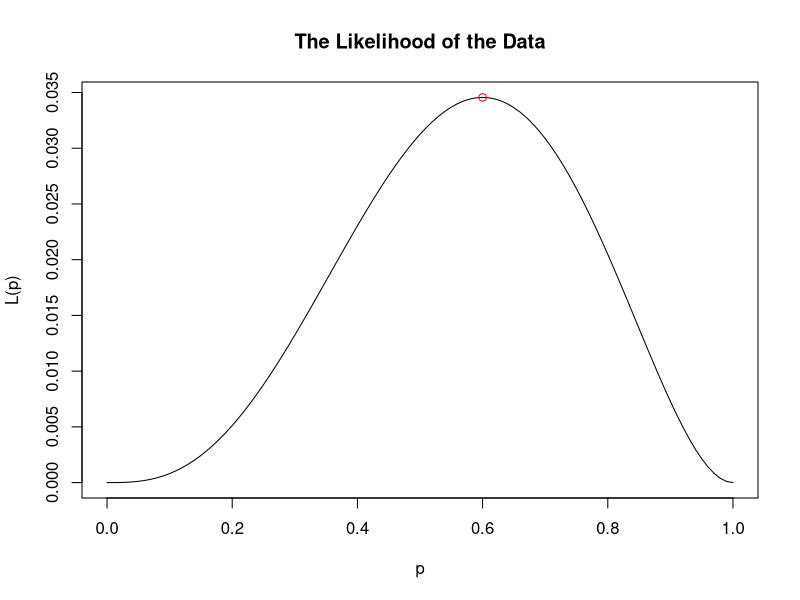
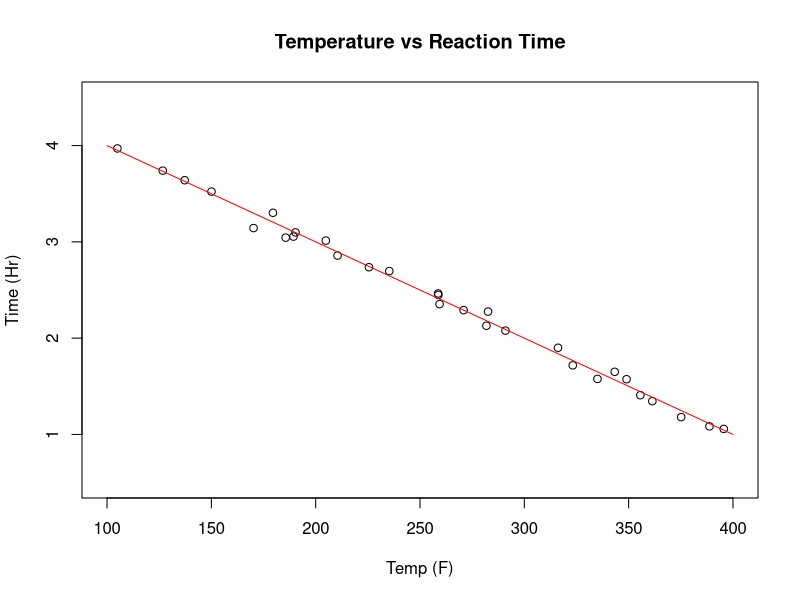

Recreate these plots in R, in order.
#################################
# Maximum Likelihood Estimation #
#################################

#Likelihood Function (Probability of the Data)
likelihood <- function(p,numHeads,numTails) p^(numHeads)*(1-p)^(numTails); 

#Data
data     = c("H","T","T","H","H");

dataHeads = length(which(data=="H"));
dataTails = length(which(data=="T"));

#Maximize the Likelihood
lowerB = 0;
upperB = 1;
opt <- optimize(likelihood, lower = lowerB, upper = upperB,
          numHeads = dataHeads, numTails=dataTails, maximum=TRUE)

pMax           = opt$maximum;
maxLikelihood  = opt$objective;

#Plot the Resutls
x = seq(lowerB,upperB,0.01);
plot(x,likelihood(x,dataHeads,dataTails),type='l',main="The Likelihood of the Data",
     ylab="L(p)",xlab="p")
points(pMax,maxLikelihood,type='p',col='red')

############################
# Least Squares Regression #
############################

#########################
# Step 1: Make Data Set #
#########################

#Linear Model (What you will attempt to learn)
alpha =  5.00; #<- Change this line
beta  = -0.01; #<- Change this line

#Number of Data Points
N     = 30;  #<- Change this line

#Noise Function
mu    = 0;
sigma = 0.075;
U     = rnorm(N, mu, sigma)

#Generate Data
lowTemp  = 100;
highTemp = 400; 
X        = runif(N,lowTemp,highTemp);
Y        = alpha + beta*X + U;

#Store these values in a Data Frame 
reactionTimes = data.frame(temp=X,time=Y)

#########################################
# Step 2: Perform the Linear Regression #
#########################################

#Do the linear regression
linearModel = lm(time ~ temp, data = reactionTimes)

############################
# Step 3: Plot the Results #
############################

#Look at our Model Results
print(summary(linearModel))

#Plot our Results
plot(reactionTimes$temp,reactionTimes$time,
     ylim=c(0.5,4.5),xlim=c(100,400),
     main="Temperature vs Reaction Time",xlab="Temp (F)",ylab="Time (Hr)")
x = seq(lowTemp,highTemp,1);
y = alpha+beta*x;
lines(x,y,type='l',col='red')
